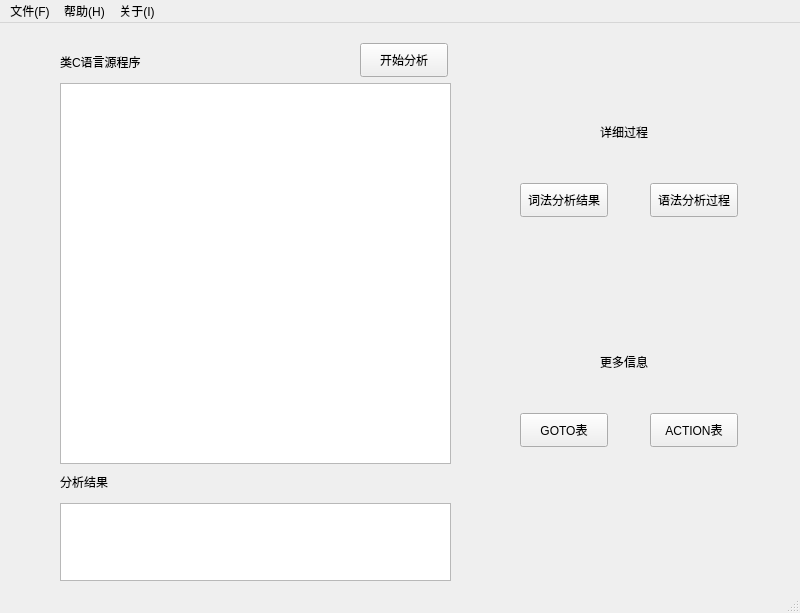
<?xml version="1.0" encoding="UTF-8"?>
<ui version="4.0">
 <class>MainWindow</class>
 <widget class="QMainWindow" name="MainWindow">
  <property name="geometry">
   <rect>
    <x>0</x>
    <y>0</y>
    <width>800</width>
    <height>613</height>
   </rect>
  </property>
  <property name="windowTitle">
   <string>MainWindow</string>
  </property>
  <widget class="QWidget" name="centralwidget">
   <widget class="QLabel" name="label">
    <property name="geometry">
     <rect>
      <x>60</x>
      <y>30</y>
      <width>91</width>
      <height>18</height>
     </rect>
    </property>
    <property name="text">
     <string>类C语言源程序</string>
    </property>
   </widget>
   <widget class="QTextEdit" name="textEdit">
    <property name="geometry">
     <rect>
      <x>60</x>
      <y>60</y>
      <width>391</width>
      <height>381</height>
     </rect>
    </property>
   </widget>
   <widget class="QPushButton" name="pushButton_Lexical">
    <property name="geometry">
     <rect>
      <x>520</x>
      <y>160</y>
      <width>88</width>
      <height>34</height>
     </rect>
    </property>
    <property name="text">
     <string>词法分析结果</string>
    </property>
   </widget>
   <widget class="QTextBrowser" name="textBrowser">
    <property name="geometry">
     <rect>
      <x>60</x>
      <y>480</y>
      <width>391</width>
      <height>78</height>
     </rect>
    </property>
   </widget>
   <widget class="QLabel" name="label_2">
    <property name="geometry">
     <rect>
      <x>60</x>
      <y>450</y>
      <width>91</width>
      <height>18</height>
     </rect>
    </property>
    <property name="text">
     <string>分析结果</string>
    </property>
   </widget>
   <widget class="QPushButton" name="pushButton_Syntax">
    <property name="geometry">
     <rect>
      <x>650</x>
      <y>160</y>
      <width>88</width>
      <height>34</height>
     </rect>
    </property>
    <property name="text">
     <string>语法分析过程</string>
    </property>
   </widget>
   <widget class="QPushButton" name="pushButton_Goto">
    <property name="geometry">
     <rect>
      <x>520</x>
      <y>390</y>
      <width>88</width>
      <height>34</height>
     </rect>
    </property>
    <property name="text">
     <string>GOTO表</string>
    </property>
   </widget>
   <widget class="QPushButton" name="pushButton_Action">
    <property name="geometry">
     <rect>
      <x>650</x>
      <y>390</y>
      <width>88</width>
      <height>34</height>
     </rect>
    </property>
    <property name="text">
     <string>ACTION表</string>
    </property>
   </widget>
   <widget class="QPushButton" name="pushButton_Start">
    <property name="geometry">
     <rect>
      <x>360</x>
      <y>20</y>
      <width>88</width>
      <height>34</height>
     </rect>
    </property>
    <property name="text">
     <string>开始分析</string>
    </property>
   </widget>
   <widget class="QLabel" name="label_3">
    <property name="geometry">
     <rect>
      <x>600</x>
      <y>100</y>
      <width>61</width>
      <height>18</height>
     </rect>
    </property>
    <property name="text">
     <string>详细过程</string>
    </property>
   </widget>
   <widget class="QLabel" name="label_4">
    <property name="geometry">
     <rect>
      <x>600</x>
      <y>330</y>
      <width>61</width>
      <height>18</height>
     </rect>
    </property>
    <property name="text">
     <string>更多信息</string>
    </property>
   </widget>
  </widget>
  <widget class="QMenuBar" name="menubar">
   <property name="geometry">
    <rect>
     <x>0</x>
     <y>0</y>
     <width>800</width>
     <height>26</height>
    </rect>
   </property>
   <widget class="QMenu" name="menu_F">
    <property name="title">
     <string>文件(F)</string>
    </property>
    <addaction name="action_O"/>
   </widget>
   <widget class="QMenu" name="menu_H">
    <property name="title">
     <string>帮助(H)</string>
    </property>
   </widget>
   <widget class="QMenu" name="menu_I">
    <property name="title">
     <string>关于(I)</string>
    </property>
   </widget>
   <addaction name="menu_F"/>
   <addaction name="menu_H"/>
   <addaction name="menu_I"/>
  </widget>
  <widget class="QStatusBar" name="statusbar"/>
  <action name="action_O">
   <property name="text">
    <string>打开源文件(O)</string>
   </property>
  </action>
 </widget>
 <resources/>
 <connections/>
</ui>
